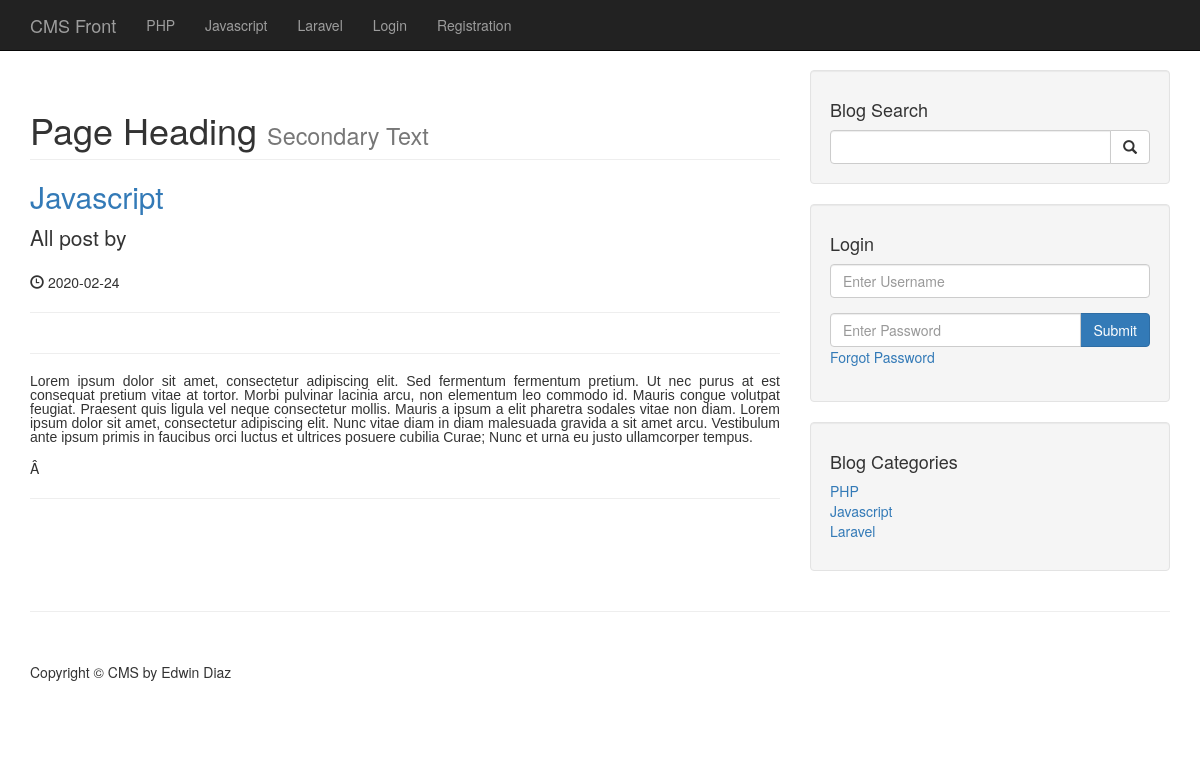
/author_posts.php, run on the app's committed database.
### tables this page shows
CREATE TABLE `categories` (
  `cat_id` int(3) NOT NULL,
  `cat_title` varchar(255) NOT NULL
);

CREATE TABLE `posts` (
  `post_id` int(3) NOT NULL,
  `post_category_id` int(3) NOT NULL,
  `post_title` varchar(255) NOT NULL,
  `post_author` varchar(255) NOT NULL,
  `post_user` varchar(255) NOT NULL,
  `post_date` date NOT NULL,
  `post_image` text NOT NULL,
  `post_content` text NOT NULL,
  `post_tags` varchar(255) NOT NULL,
  `post_comment_count` varchar(255) NOT NULL,
  `post_status` varchar(255) NOT NULL DEFAULT 'draft',
  `post_views_count` int(11) NOT NULL
);

### admin/functions.php (called while the page is built, shortened)
<?php
function isLoggedIn(){
   return false;
}

### author_posts.php (the view, shortened to what this page needs)
 <?php  include "includes/header.php"; ?>
    <?php  include "includes/navigation.php"; ?>
    <div class="container">
        <div class="row">
            <div class="col-md-8">
               <?php
    $query = "SELECT * FROM posts WHERE post_user = '{$the_post_author}' ";
    $select_all_posts_query = mysqli_query($connection,$query);
    while($row = mysqli_fetch_assoc($select_all_posts_query)) {
        $post_title = $row['post_title'];
        $post_author = $row['post_user'];
        $post_date = $row['post_date'];
        $post_content = $row['post_content'];
        ?>
          <h1 class="page-header">
                    Page Heading
                    <small>Secondary Text</small>
                </h1>
                <h2>
                    <a href="#"><?php echo $post_title ?></a>
                </h2>
                <p class="lead">
                    All post by <?php echo $post_author ?>
                </p>
                <p><span class="glyphicon glyphicon-time"></span> <?php echo $post_date ?></p>
                <hr>
                <hr>
                <p><?php echo $post_content ?></p>
                <hr>
   <?php } ?>
            </div>
            <?php include "includes/sidebar.php";?>
        </div>
        <hr>
<?php include "includes/footer.php";?>

### includes/navigation.php (shortened to what this page needs)
<nav class="navbar navbar-inverse navbar-fixed-top" role="navigation">
     <div class="container">
         <div class="navbar-header">
             <a class="navbar-brand" href="/cms">CMS Front</a>
         </div>
         <div class="collapse navbar-collapse" id="bs-example-navbar-collapse-1">
             <ul class="nav navbar-nav">
               <?php
 $query = "SELECT * FROM categories LIMIT 3";
 $select_all_categories_query = mysqli_query($connection,$query);
 while($row = mysqli_fetch_assoc($select_all_categories_query)) {
    $cat_title = $row['cat_title'];
    $cat_id = $row['cat_id'];
     echo "<li><a href='/cms/category/{$cat_id}'>{$cat_title}</a></li>";
 }
 ?>
                 <?php if(isLoggedIn()): ?>
                     <li>
                         <a href="/cms/admin">Admin</a>
                     </li>
                     <li>
                         <a href="/cms/includes/logout.php">Logout</a>
                     </li>
                 <?php else: ?>
                     <li>
                         <a href="/cms/login.php">Login</a>
                     </li>
                 <?php endif; ?>
                  <li>
                     <a href="/cms/registration">Registration</a>
                 </li>
             </ul>
         </div>
     </div>
 </nav>

### includes/sidebar.php (shortened to what this page needs)
        <div class="col-md-4">
            <div class="well">
                <h4>Blog Search</h4>
                <form action="search.php" method="post">
                <div class="input-group">
                    <input name="search" type="text" class="form-control">
                    <span class="input-group-btn">
                        <button name="submit" class="btn btn-default" type="submit">
                            <span class="glyphicon glyphicon-search"></span>
                    </button>
                    </span>
                </div>
                </form>
            </div>
<div class="well">
    <?php if(isset($_SESSION['user_role'])): ?>
         <h4>Logged in as <?php echo $_SESSION['username'] ?></h4>
         <a href="includes/logout.php" class="btn btn-primary">Logout</a>
    <?php else: ?>
         <h4>Login</h4>
            <form method="post">
            <div class="form-group">
                <input name="username" type="text" class="form-control" placeholder="Enter Username">
            </div>
              <div class="input-group">
                <input name="password" type="password" class="form-control" placeholder="Enter Password">
                <span class="input-group-btn">
                   <button class="btn btn-primary" name="login" type="submit">Submit
                   </button>
                </span>
               </div>
                <div class="form-group">
                    <a href="forgot.php?forgot=<?php echo uniqid(true); ?>">Forgot Password</a>
                </div>
            </form>
    <?php endif; ?>
</div>
            <div class="well">
    <?php
    $query = "SELECT * FROM categories";
    $select_categories_sidebar = mysqli_query($connection,$query);
    ?>
             <h4>Blog Categories</h4>
                <div class="row">
                    <div class="col-lg-12">
                        <ul class="list-unstyled">
                          <?php
    while($row = mysqli_fetch_assoc($select_categories_sidebar )) {
    $cat_title = $row['cat_title'];
    $cat_id = $row['cat_id'];
    echo "<li><a href='category.php?category=$cat_id'>{$cat_title}</a></li>";
    }
                        ?>
                        </ul>
                    </div>
                </div>
            </div>
        </div>

### css/blog-home.css (style rules this page uses)
body { padding-top: 70px; }

### data on the page
categories: cat_title "PHP"
categories: cat_title "Javascript"
categories: cat_title "Laravel"
posts: post_title "Javascript", post_date "2020-02-24", post_content "Lorem ipsum dolor sit amet, consectetur adipiscing elit. Sed fermentum fermentum pretium. Ut nec purus at est consequat pretium vitae at tortor. Morbi pulvinar lacinia arcu, non elementum leo commodo id. Mauris congue volutpat feugiat. Praesent quis ligula vel neque consectetur mollis. Mauris a ipsum a elit pharetra sodales vitae non diam. Lorem ipsum dolor sit amet, consectetur adipiscing elit. Nunc vitae diam in diam malesuada gravida a sit amet arcu. Vestibulum ante ipsum primis in faucibus orci luctus et ultrices posuere cubilia Curae; Nunc et urna eu justo ullamcorper tempus. Â"
